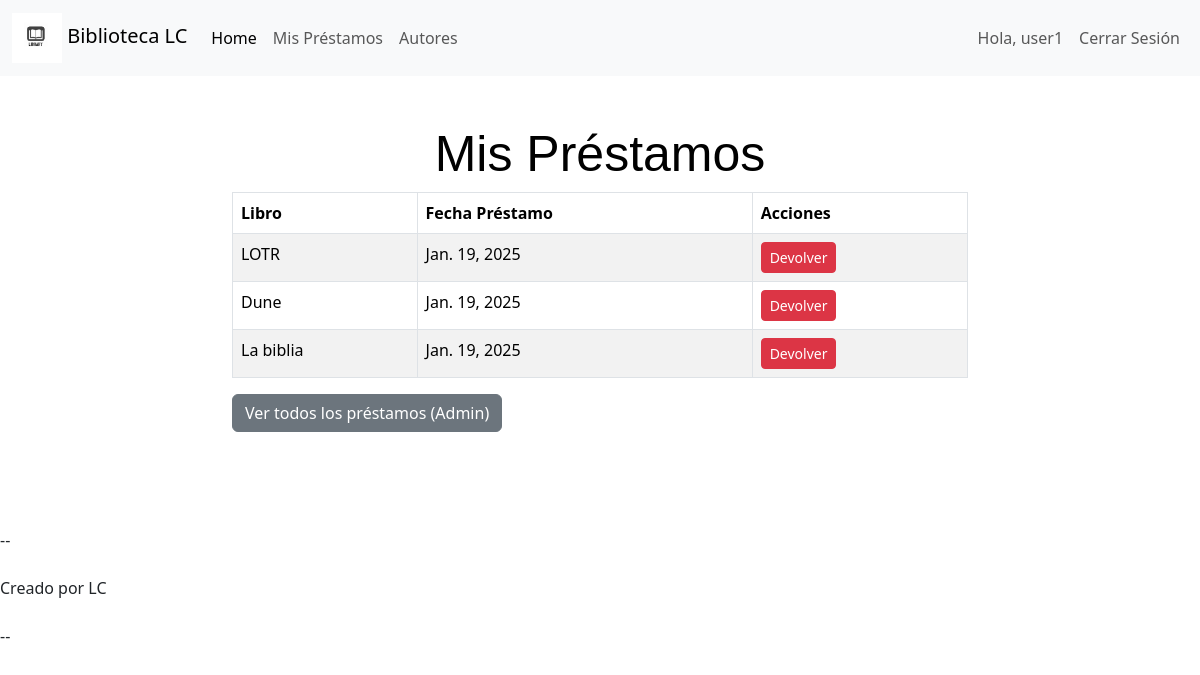
/mis-prestamos/ (signed in), run on the app's committed database.
### biblioteca/models.py (models this page shows, shortened)
class Prestamo(models.Model):
    cliente = models.ForeignKey(Cliente, on_delete=models.CASCADE, related_name="prestamos")
    libro = models.ForeignKey(Libro, on_delete=models.CASCADE, related_name="prestamos")
    fecha_prestamo = models.DateField(auto_now_add=True)

class Libro(models.Model):
    codigo = models.CharField(max_length=10, unique=True)
    titulo = models.CharField(max_length=200)
    contenido = models.TextField()
    tema = models.CharField(max_length=100)
    copias = models.PositiveIntegerField()
    autor = models.ForeignKey(Autor, on_delete=models.CASCADE, related_name="libros")
    def __str__(self):
        return self.titulo

### biblioteca/views.py (the view)
# urls.py: path('mis-prestamos/', MisPrestamosListView.as_view(), name='mis_prestamos'),
class MisPrestamosListView(LoginRequiredMixin, ListView):
    model = Prestamo
    template_name = 'prestamo/mis-prestamos.html'
    context_object_name = 'prestamos'
    def get_queryset(self):
        user = self.request.user
        return Prestamo.objects.filter(cliente__user=user)

### biblioteca/templates/prestamo/mis-prestamos.html (shortened to what this page needs)
{% extends 'base.html' %}
{% load crispy_forms_tags %}
{% block content %}
<div class="container my-5">
  <div class="row justify-content-center">
    <div class="col-md-8">
      <h1>Mis Préstamos</h1>
      {% if prestamos %}
        <table class="table table-striped table-bordered">
          <thead>
            <tr>
              <th>Libro</th>
              <th>Fecha Préstamo</th>
              <th>Acciones</th>
            </tr>
          </thead>
          <tbody>
            {% for prestamo in prestamos %}
              <tr>
                <td>{{ prestamo.libro }}</td>
                <td>{{ prestamo.fecha_prestamo }}</td>
                <td>
                  <a href="{% url 'prestamo_delete' prestamo.pk %}" class="btn btn-sm btn-danger">
                    Devolver
                  </a>
                </td>
              </tr>
            {% endfor %}
          </tbody>
        </table>
      {% else %}
        <p>No tienes préstamos actualmente.</p>
      {% endif %}
      <a href="{% url 'prestamo_list' %}" class="btn btn-secondary">Ver todos los préstamos (Admin)</a>
    </div>
  </div>
</div>
{% endblock content %}

### biblioteca/templates/navbar.html (shortened to what this page needs)
{% load static %}
<nav class="navbar navbar-expand-lg bg-body-tertiary">
  <div class="container-fluid">
    <a class="navbar-brand" href="{% url 'home' %}">
      <img src="{% static 'images/lib_logo.jpg' %}" alt="Logo" width="50" height="50" class="d-inline-block align-middle" />
      Biblioteca LC
    </a>
    <div class="collapse navbar-collapse" id="navbarSupportedContent">
      <ul class="navbar-nav me-auto mb-2 mb-lg-0">
        <li class="nav-item">
          <a class="nav-link active" aria-current="page" href="{% url 'home' %}">Home</a>
        </li>
        {% if user.is_authenticated %}
          <li class="nav-item">
            <a class="nav-link" href="{% url 'mis_prestamos' %}">Mis Préstamos</a>
          </li>
          <li class="nav-item">
            <a class="nav-link" href="{% url 'autor_list' %}">Autores</a>
          </li>
        {% endif %}
      </ul>
      <ul class="navbar-nav mb-2 mb-lg-0">
        {% if user.is_authenticated %}
          <li class="nav-item">
            <a class="nav-link" href="#">Hola, {{ user.username }}</a>
          </li>
          <li class="nav-item">
            <form method="POST" action="{% url 'logout' %}" style="display: inline;">
              <button type="submit" class="btn btn-link nav-link" >Cerrar Sesión</button>
            </form>
          </li>
        {% endif %}
      </ul>
    </div>
  </div>
</nav>

### static/css/styles.css (style rules this page uses)
h1 { color: rgb(0, 0, 0); font-size: 50px; font-family: 'Gill Sans', 'Gill Sans MT', Calibri, 'Trebuchet MS', sans-serif; text-align: center; }

### data on the page
Prestamo: libro "LOTR", fecha_prestamo "Jan. 19, 2025"
Prestamo: libro "Dune", fecha_prestamo "Jan. 19, 2025"
Prestamo: libro "La biblia", fecha_prestamo "Jan. 19, 2025"

### other printed values
{{ user.username }} "user1"
